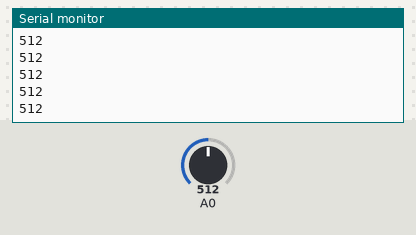
The sketch below on a simulated Arduino Uno, built with avr-gcc and run on an emulated ATmega328P. On the bench: the last lines printed to the serial monitor. The inputs (shaded band) are chosen by the test bench; at power-on: A0 = 512.

Above: at 1.2 s.
1.3 s: A0 set to 716
At 1.31 s:
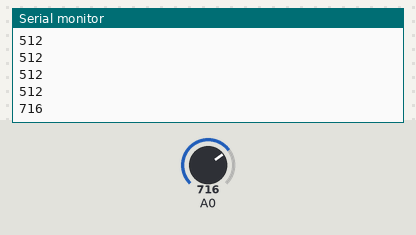
2.8 s: A0 set to 900
At 2.81 s:
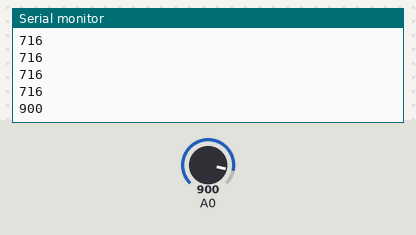
Timing chart, 0 to 5.8 s (numbered marks = the images above; inputs shaded):
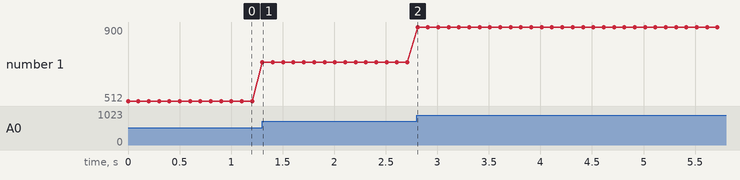

Measured:
- after the input at 1.3 s, the serial monitor: prints a new line at once (image 1)
- after the input at 2.8 s, the serial monitor: prints a new line at once (image 2)
- plotted number 1: 512 → 716 after the input at 1.3 s, 716 → 900 after the input at 2.8 s

The sketch:

tura_del_puerto_Anal_gico_de_Arduino_y_Gr_fica_en_Appinvento.ino
```cpp
int value_pot0;

void setup() {
  Serial.begin(9600);
}

void loop() {
    value_pot0 = analogRead(A0);
    Serial.println(value_pot0);
    delay(100);
}
```
